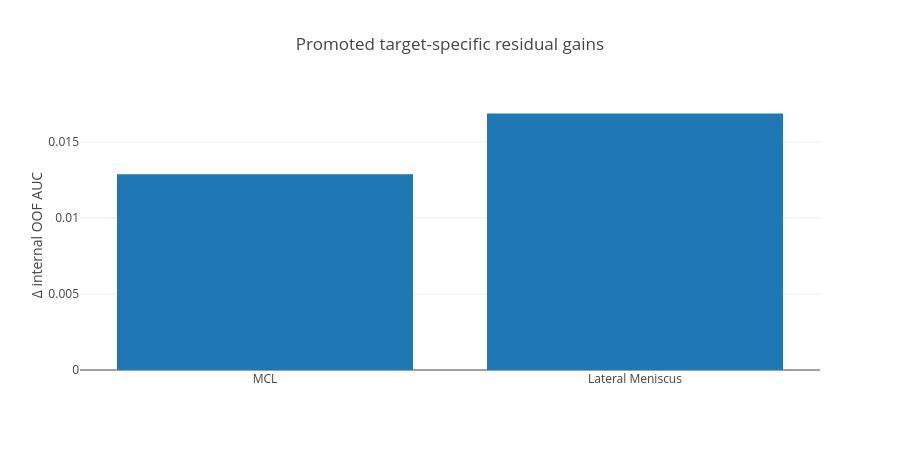

This figure's notebook cell:
### Markdown cell above
## Promoted target-specific residual

A narrow residual component survived screening, untouched confirmation, and five-fold reconstruction. The public layer reports only aggregate gains and the fact that the remaining ten targets were protected.

### Code cell
baseline=0.7912075114786626
candidate=0.7936862526975088
print({'baseline':baseline,'candidate':candidate,'gain':candidate-baseline,'all_folds_positive':True,'protected_targets':10})

### Figure 1 — Plotly figure (JSON) as saved in the notebook; plotly's stock layout.template omitted (floating-point values rounded to 4 significant figures)
{"data": [{"type": "bar", "x": ["MCL", "Lateral Meniscus"], "y": [0.01287, 0.01687]}], "layout": {"title": "Promoted target-specific residual gains", "yaxis": {"title": "Δ internal OOF AUC"}, "width": 900, "height": 450}}
